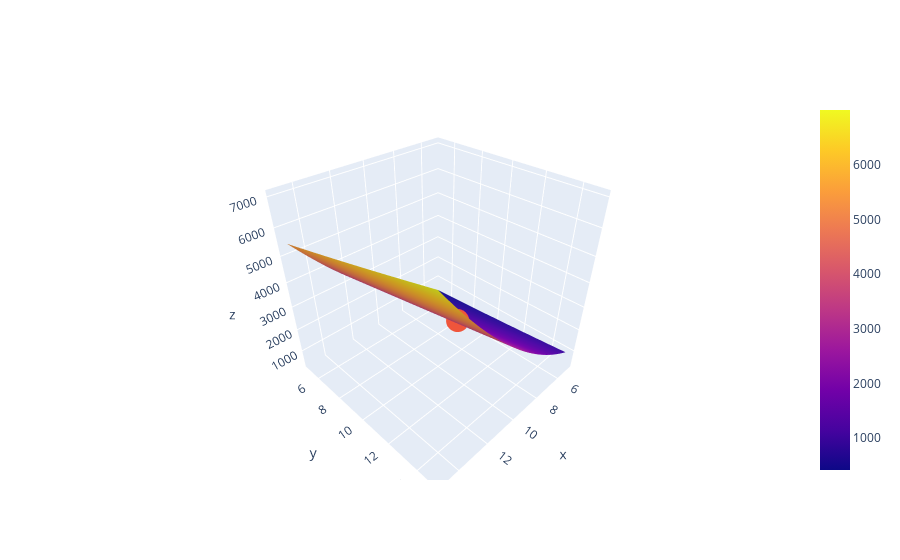

Here is the notebook cell this chart was saved with:
### Code cell
go.Figure(data=[go.Surface(x=w, y=b, z=loss_surface), 
                go.Scatter3d(x=[8.9014], y=[10.3667], z=[total_loss(8.9014, 10.3667)])])

### Figure 1 — Plotly figure (JSON) as saved in the notebook; plotly's stock layout.template omitted (floating-point values rounded to 4 significant figures; data arrays with more than 128 entries replaced by an {"elided": "..."} marker saying what was removed)
{"data": [{"type": "surface", "x": {"elided": "50x50 float values"}, "y": {"elided": "50x50 float values"}, "z": {"elided": "50x50 float values"}}, {"type": "scatter3d", "x": [8.901], "y": [10.37], "z": [2149.0]}], "layout": {}}
